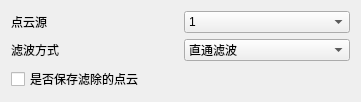
        <widget class="QWidget" name="layoutWidget">
         <property name="geometry">
          <rect>
           <x>10</x>
           <y>40</y>
           <width>361</width>
           <height>101</height>
          </rect>
         </property>
         <layout class="QGridLayout" name="gridLayout_22">
          <item row="0" column="0">
           <widget class="QLabel" name="label_140">
            <property name="text">
             <string>点云源</string>
            </property>
           </widget>
          </item>
          <item row="0" column="1">
           <widget class="QComboBox" name="wave_raw_cloud">
            <property name="styleSheet">
             <string notr="true">selection-color: rgb(0, 0, 0);</string>
            </property>
            <item>
             <property name="text">
              <string>1</string>
             </property>
            </item>
           </widget>
          </item>
          <item row="1" column="0">
           <widget class="QLabel" name="label_139">
            <property name="text">
             <string>滤波方式</string>
            </property>
           </widget>
          </item>
          <item row="1" column="1">
           <widget class="QComboBox" name="wave_type">
            <property name="styleSheet">
             <string notr="true">selection-color: rgb(0, 0, 0);</string>
            </property>
            <property name="currentIndex">
             <number>0</number>
            </property>
            <item>
             <property name="text">
              <string>直通滤波</string>
             </property>
            </item>
            <item>
             <property name="text">
              <string>统计滤波</string>
             </property>
            </item>
            <item>
             <property name="text">
              <string>半径滤波</string>
             </property>
            </item>
           </widget>
          </item>
          <item row="2" column="0" colspan="2">
           <widget class="QCheckBox" name="wave_save">
            <property name="text">
             <string>是否保存滤除的点云</string>
            </property>
           </widget>
          </item>
         </layout>
        </widget>
